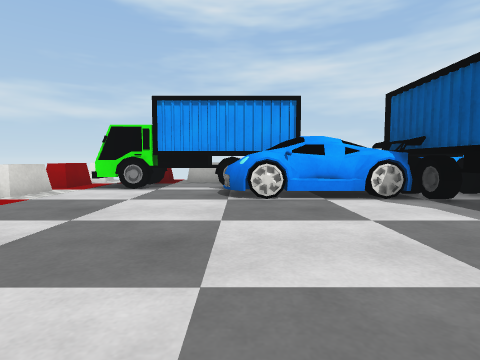
View 1 (above)

13 first-person views from a walk through a 3-D level made in the Unity game engine. The camera is 0.4 m above the floor, tilts 4° down and sees 80° across. The floor is counted in squares, 0.5 m on a side. Each view is taken from the middle of a square. On the plan, view 1 faces up. The plan holds only what a view shows up to about 10 squares ahead; the rest is blank. The player is left out. Some surface patterns are stand-ins.

View 2
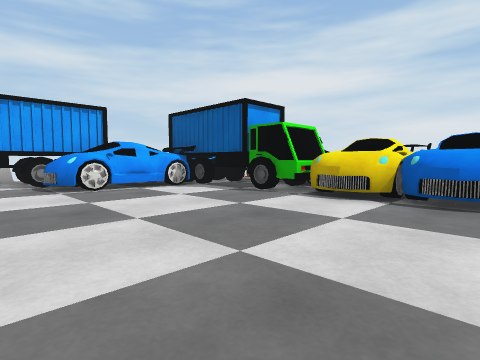

View 3
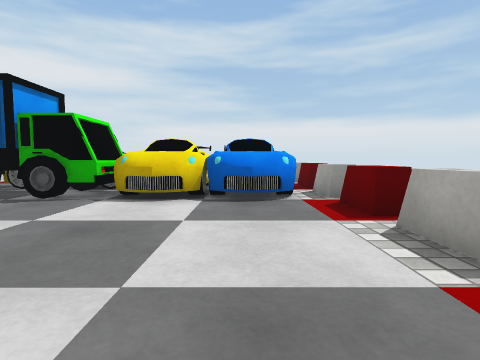

View 4
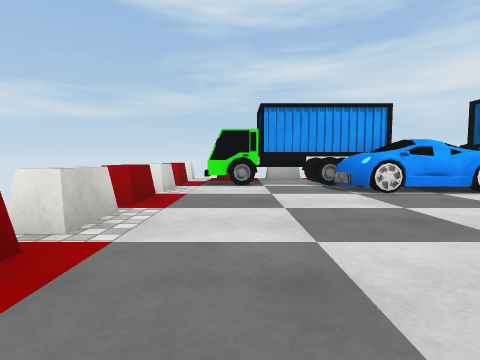

View 5
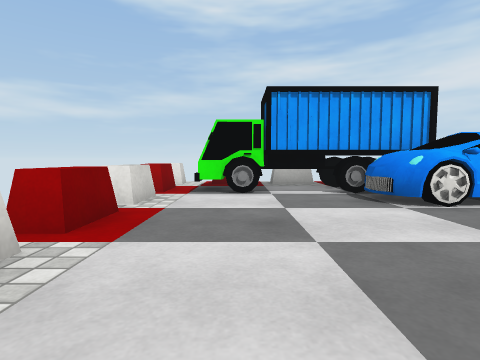

View 6
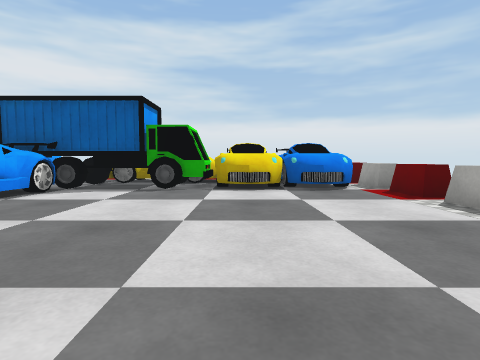

View 7
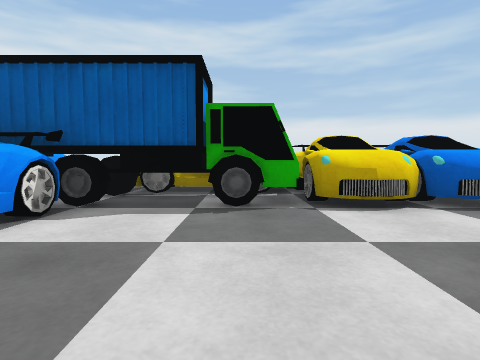

View 8
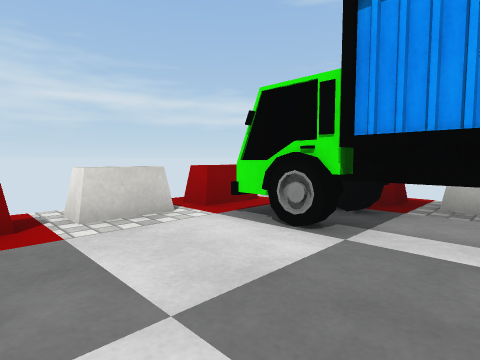

View 9
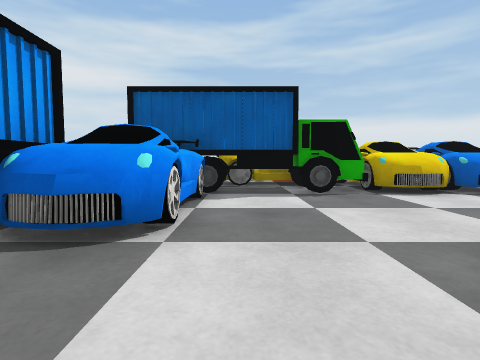

View 10
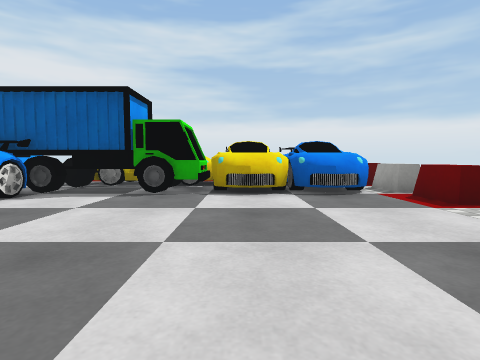

View 11
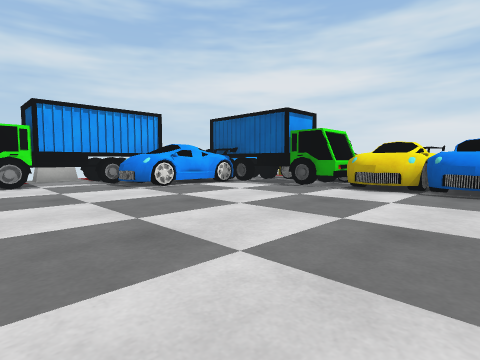

View 12
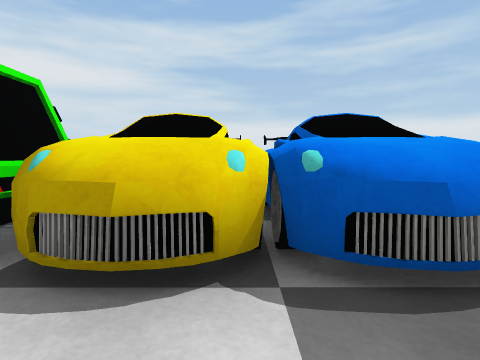

View 13
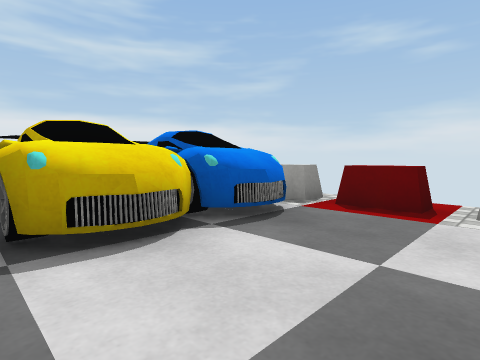

### Floor plan
Key: @ floor where view 1 was taken; # wall or solid block; . floor; = window, fence, low wall or low ledge; ^ raised ledge; T truck; O other object.
Columns run from 6 left of view 1 to 6 right of it. Each row starts with its distance up from view 1.
 10  =#TTTT
  9  ^ T####
  8 #=TTTT##T T
  7 #^....OO  ##T
  6 #=....OOOO##T
  5 #^........T#T
  4 #=........T#T
  3 #^........TTT
  2 #=........TTT
  1  ^........OOO
  0   ....@...OOO
 -1   ........OOO
 -2   ........OO
 -3       =^=^=^=
 -4         ###

Positions as (right, up) in squares from view 1, and headings:
1: (0, 0), facing up
2: (-2, -2), facing up-right
3: (-2, -1), facing right
4: (-3, -1), facing up
5: (-3, 1), facing up
6: (-4, 1), facing right
7: (-1, 3), facing right
8: (-1, 5), facing up-left
9: (-3, 5), facing right
10: (-3, 1), facing right
11: (-4, -2), facing up-right
12: (2, 0), facing right
13: (1, 2), facing down-right
